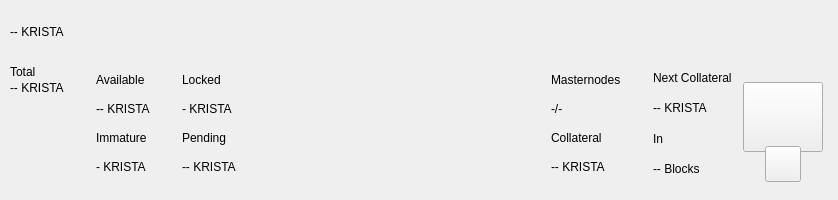
<?xml version="1.0" encoding="UTF-8"?>
<ui version="4.0">
 <class>TopBar</class>
 <widget class="QWidget" name="TopBar">
  <property name="geometry">
   <rect>
    <x>0</x>
    <y>0</y>
    <width>838</width>
    <height>200</height>
   </rect>
  </property>
  <property name="minimumSize">
   <size>
    <width>0</width>
    <height>200</height>
   </size>
  </property>
  <property name="maximumSize">
   <size>
    <width>16777215</width>
    <height>200</height>
   </size>
  </property>
  <property name="windowTitle">
   <string>Form</string>
  </property>
  <layout class="QVBoxLayout" name="verticalLayout_10" stretch="0">
   <property name="spacing">
    <number>0</number>
   </property>
   <property name="leftMargin">
    <number>0</number>
   </property>
   <property name="topMargin">
    <number>0</number>
   </property>
   <property name="rightMargin">
    <number>0</number>
   </property>
   <property name="bottomMargin">
    <number>0</number>
   </property>
   <item>
    <widget class="PFBorderImage" name="containerTop">
     <layout class="QVBoxLayout" name="verticalLayout_11">
      <property name="spacing">
       <number>0</number>
      </property>
      <property name="leftMargin">
       <number>0</number>
      </property>
      <property name="topMargin">
       <number>0</number>
      </property>
      <property name="rightMargin">
       <number>0</number>
      </property>
      <property name="bottomMargin">
       <number>0</number>
      </property>
      <item>
       <widget class="QWidget" name="top_container_2" native="true">
        <property name="minimumSize">
         <size>
          <width>0</width>
          <height>65</height>
         </size>
        </property>
        <layout class="QHBoxLayout" name="top_container">
         <property name="spacing">
          <number>0</number>
         </property>
         <property name="leftMargin">
          <number>10</number>
         </property>
         <property name="topMargin">
          <number>0</number>
         </property>
         <property name="rightMargin">
          <number>10</number>
         </property>
         <property name="bottomMargin">
          <number>0</number>
         </property>
         <item>
          <layout class="QHBoxLayout" name="horizontalLayout_4">
           <property name="spacing">
            <number>12</number>
           </property>
           <property name="rightMargin">
            <number>0</number>
           </property>
           <item alignment="Qt::AlignVCenter">
            <widget class="QWidget" name="widgetTopAmount" native="true">
             <property name="sizePolicy">
              <sizepolicy hsizetype="Preferred" vsizetype="Maximum">
               <horstretch>0</horstretch>
               <verstretch>0</verstretch>
              </sizepolicy>
             </property>
             <layout class="QHBoxLayout" name="horizontalLayout_5">
              <property name="spacing">
               <number>0</number>
              </property>
              <property name="leftMargin">
               <number>0</number>
              </property>
              <property name="topMargin">
               <number>0</number>
              </property>
              <property name="rightMargin">
               <number>0</number>
              </property>
              <property name="bottomMargin">
               <number>0</number>
              </property>
              <item alignment="Qt::AlignTop">
               <widget class="QLabel" name="labelAmountTopPiv">
                <property name="minimumSize">
                 <size>
                  <width>0</width>
                  <height>36</height>
                 </size>
                </property>
                <property name="styleSheet">
                 <string notr="true">padding:0px;margin:0px;</string>
                </property>
                <property name="text">
                 <string notr="true">-- KRISTA</string>
                </property>
               </widget>
              </item>
             </layout>
            </widget>
           </item>
           <item>
            <spacer name="horizontalSpacer">
             <property name="orientation">
              <enum>Qt::Horizontal</enum>
             </property>
             <property name="sizeHint" stdset="0">
              <size>
               <width>40</width>
               <height>20</height>
              </size>
             </property>
            </spacer>
           </item>
           <item alignment="Qt::AlignRight">
            <widget class="QWidget" name="layoutSync" native="true">
             <property name="minimumSize">
              <size>
               <width>0</width>
               <height>36</height>
              </size>
             </property>
             <property name="maximumSize">
              <size>
               <width>16777215</width>
               <height>36</height>
              </size>
             </property>
             <layout class="QVBoxLayout" name="verticalLayout_9">
              <property name="leftMargin">
               <number>0</number>
              </property>
              <property name="topMargin">
               <number>0</number>
              </property>
              <property name="rightMargin">
               <number>0</number>
              </property>
              <property name="bottomMargin">
               <number>0</number>
              </property>
              <item>
               <widget class="ExpandableButton" name="pushButtonSync" native="true">
                <property name="minimumSize">
                 <size>
                  <width>36</width>
                  <height>36</height>
                 </size>
                </property>
                <property name="maximumSize">
                 <size>
                  <width>16777215</width>
                  <height>36</height>
                 </size>
                </property>
               </widget>
              </item>
             </layout>
            </widget>
           </item>
           <item>
            <widget class="ExpandableButton" name="pushButtonHDUpgrade" native="true">
             <property name="minimumSize">
              <size>
               <width>36</width>
               <height>36</height>
              </size>
             </property>
             <property name="maximumSize">
              <size>
               <width>16777215</width>
               <height>36</height>
              </size>
             </property>
            </widget>
           </item>
           <item>
            <widget class="ExpandableButton" name="pushButtonStack" native="true">
             <property name="minimumSize">
              <size>
               <width>36</width>
               <height>36</height>
              </size>
             </property>
             <property name="maximumSize">
              <size>
               <width>16777215</width>
               <height>36</height>
              </size>
             </property>
            </widget>
           </item>
           <item>
            <widget class="ExpandableButton" name="pushButtonConf" native="true">
             <property name="minimumSize">
              <size>
               <width>36</width>
               <height>36</height>
              </size>
             </property>
             <property name="maximumSize">
              <size>
               <width>16777215</width>
               <height>36</height>
              </size>
             </property>
            </widget>
           </item>
           <item>
            <widget class="ExpandableButton" name="pushButtonMasternodes" native="true">
             <property name="minimumSize">
              <size>
               <width>36</width>
               <height>36</height>
              </size>
             </property>
             <property name="maximumSize">
              <size>
               <width>16777215</width>
               <height>36</height>
              </size>
             </property>
            </widget>
           </item>
           <item>
            <widget class="ExpandableButton" name="pushButtonConsole" native="true">
             <property name="minimumSize">
              <size>
               <width>36</width>
               <height>36</height>
              </size>
             </property>
             <property name="maximumSize">
              <size>
               <width>16777215</width>
               <height>36</height>
              </size>
             </property>
            </widget>
           </item>
           <item>
            <widget class="ExpandableButton" name="pushButtonConnection" native="true">
             <property name="minimumSize">
              <size>
               <width>36</width>
               <height>36</height>
              </size>
             </property>
             <property name="maximumSize">
              <size>
               <width>16777215</width>
               <height>36</height>
              </size>
             </property>
            </widget>
           </item>
           <item>
            <widget class="ExpandableButton" name="pushButtonTor" native="true">
             <property name="minimumSize">
              <size>
               <width>36</width>
               <height>36</height>
              </size>
             </property>
             <property name="maximumSize">
              <size>
               <width>16777215</width>
               <height>36</height>
              </size>
             </property>
            </widget>
           </item>
           <item>
            <widget class="ExpandableButton" name="pushButtonLock" native="true">
             <property name="sizePolicy">
              <sizepolicy hsizetype="Expanding" vsizetype="Expanding">
               <horstretch>0</horstretch>
               <verstretch>0</verstretch>
              </sizepolicy>
             </property>
             <property name="minimumSize">
              <size>
               <width>36</width>
               <height>0</height>
              </size>
             </property>
             <property name="maximumSize">
              <size>
               <width>16777215</width>
               <height>36</height>
              </size>
             </property>
            </widget>
           </item>
           <item>
            <widget class="ExpandableButton" name="pushButtonTheme" native="true">
             <property name="minimumSize">
              <size>
               <width>36</width>
               <height>36</height>
              </size>
             </property>
             <property name="maximumSize">
              <size>
               <width>16777215</width>
               <height>36</height>
              </size>
             </property>
            </widget>
           </item>
           <item>
            <widget class="ExpandableButton" name="pushButtonFAQ" native="true">
             <property name="minimumSize">
              <size>
               <width>36</width>
               <height>36</height>
              </size>
             </property>
             <property name="maximumSize">
              <size>
               <width>16777215</width>
               <height>36</height>
              </size>
             </property>
            </widget>
           </item>
          </layout>
         </item>
        </layout>
       </widget>
      </item>
      <item>
       <widget class="QWidget" name="bottom_container" native="true">
        <property name="minimumSize">
         <size>
          <width>0</width>
          <height>135</height>
         </size>
        </property>
        <layout class="QHBoxLayout" name="botton_container">
         <property name="leftMargin">
          <number>10</number>
         </property>
         <property name="topMargin">
          <number>0</number>
         </property>
         <property name="rightMargin">
          <number>10</number>
         </property>
         <property name="bottomMargin">
          <number>10</number>
         </property>
         <item>
          <layout class="QHBoxLayout" name="horizontalLayout_3">
           <property name="spacing">
            <number>0</number>
           </property>
           <property name="bottomMargin">
            <number>9</number>
           </property>
           <item>
            <layout class="QVBoxLayout" name="verticalLayout_7">
             <property name="spacing">
              <number>0</number>
             </property>
             <property name="leftMargin">
              <number>0</number>
             </property>
             <property name="rightMargin">
              <number>0</number>
             </property>
             <item>
              <layout class="QHBoxLayout" name="horizontalLayout_2">
               <property name="spacing">
                <number>0</number>
               </property>
               <item>
                <widget class="QWidget" name="widgetAmount" native="true">
                 <layout class="QVBoxLayout" name="verticalLayout_2">
                  <property name="spacing">
                   <number>2</number>
                  </property>
                  <property name="leftMargin">
                   <number>0</number>
                  </property>
                  <property name="topMargin">
                   <number>0</number>
                  </property>
                  <property name="rightMargin">
                   <number>0</number>
                  </property>
                  <property name="bottomMargin">
                   <number>0</number>
                  </property>
                  <item>
                   <widget class="QLabel" name="labelTitle1">
                    <property name="text">
                     <string>Total</string>
                    </property>
                   </widget>
                  </item>
                  <item>
                   <widget class="QLabel" name="labelAmountPiv">
                    <property name="text">
                     <string notr="true">-- KRISTA</string>
                    </property>
                   </widget>
                  </item>
                  <item>
                   <spacer name="verticalSpacer_Total">
                    <property name="orientation">
                     <enum>Qt::Vertical</enum>
                    </property>
                    <property name="sizeHint" stdset="0">
                     <size>
                      <width>20</width>
                      <height>40</height>
                     </size>
                    </property>
                   </spacer>
                  </item>
                 </layout>
                </widget>
               </item>
               <item>
                <layout class="QVBoxLayout" name="verticalLayout_6">
                 <property name="leftMargin">
                  <number>32</number>
                 </property>
                 <item>
                  <widget class="QLabel" name="labelTitle5">
                   <property name="text">
                    <string>Available</string>
                   </property>
                  </widget>
                 </item>
                 <item>
                  <widget class="QLabel" name="labelAvailablePiv">
                   <property name="text">
                    <string>-- KRISTA</string>
                   </property>
                  </widget>
                 </item>
                 <item>
                  <widget class="QLabel" name="labelTitle4">
                   <property name="text">
                    <string>Immature</string>
                   </property>
                  </widget>
                 </item>
                 <item>
                  <widget class="QLabel" name="labelImmaturePiv">
                   <property name="text">
                    <string notr="true">- KRISTA</string>
                   </property>
                  </widget>
                 </item>
                </layout>
               </item>
               <item>
                <layout class="QVBoxLayout" name="verticalLayout_8">
                 <property name="leftMargin">
                  <number>32</number>
                 </property>
                 <item>
                  <widget class="QLabel" name="labelTitle6">
                   <property name="text">
                    <string>Locked</string>
                   </property>
                  </widget>
                 </item>
                 <item>
                  <widget class="QLabel" name="labelLockedPiv">
                   <property name="text">
                    <string>- KRISTA</string>
                   </property>
                  </widget>
                 </item>
                 <item>
                  <widget class="QLabel" name="labelTitle3">
                   <property name="text">
                    <string>Pending</string>
                   </property>
                  </widget>
                 </item>
                 <item>
                  <widget class="QLabel" name="labelPendingPiv">
                   <property name="text">
                    <string notr="true">-- KRISTA</string>
                   </property>
                  </widget>
                 </item>
                </layout>
               </item>
              </layout>
             </item>
            </layout>
           </item>
          </layout>
         </item>
         <item>
          <spacer name="horizontalSpacer_2">
           <property name="orientation">
            <enum>Qt::Horizontal</enum>
           </property>
           <property name="sizeHint" stdset="0">
            <size>
             <width>40</width>
             <height>20</height>
            </size>
           </property>
          </spacer>
         </item>
         <item>
          <layout class="QHBoxLayout" name="horizontalLayout_6">
           <property name="spacing">
            <number>0</number>
           </property>
           <property name="rightMargin">
            <number>0</number>
           </property>
           <property name="bottomMargin">
            <number>9</number>
           </property>
           <item>
            <layout class="QVBoxLayout" name="verticalLayout_5">
             <item>
              <widget class="QLabel" name="labelMasternodesTitle">
               <property name="text">
                <string>Masternodes</string>
               </property>
              </widget>
             </item>
             <item>
              <widget class="QLabel" name="labelMasternodeCount">
               <property name="text">
                <string>-/-</string>
               </property>
              </widget>
             </item>
             <item>
              <widget class="QLabel" name="labelTitle8">
               <property name="text">
                <string>Collateral</string>
               </property>
              </widget>
             </item>
             <item>
              <widget class="QLabel" name="labelCollateralPiv">
               <property name="text">
                <string notr="true">-- KRISTA</string>
               </property>
              </widget>
             </item>
            </layout>
           </item>
           <item>
            <widget class="QWidget" name="widgetNextCollateral" native="true">
             <layout class="QVBoxLayout" name="verticalLayout_12">
              <property name="leftMargin">
               <number>32</number>
              </property>
              <property name="topMargin">
               <number>0</number>
              </property>
              <property name="rightMargin">
               <number>0</number>
              </property>
              <property name="bottomMargin">
               <number>0</number>
              </property>
              <item>
               <widget class="QLabel" name="labelNextMasternodesTitle">
                <property name="text">
                 <string>Next Collateral</string>
                </property>
               </widget>
              </item>
              <item>
               <widget class="QLabel" name="labelNextCollateralValue">
                <property name="text">
                 <string>-- KRISTA</string>
                </property>
               </widget>
              </item>
              <item>
               <widget class="QLabel" name="labelTitle9">
                <property name="text">
                 <string>In</string>
                </property>
               </widget>
              </item>
              <item>
               <widget class="QLabel" name="labelNextCollateralBlocks">
                <property name="text">
                 <string notr="true">-- Blocks</string>
                </property>
               </widget>
              </item>
             </layout>
            </widget>
           </item>
          </layout>
         </item>
         <item>
          <widget class="QWidget" name="qrContainer" native="true">
           <property name="sizePolicy">
            <sizepolicy hsizetype="Preferred" vsizetype="Minimum">
             <horstretch>0</horstretch>
             <verstretch>0</verstretch>
            </sizepolicy>
           </property>
           <property name="minimumSize">
            <size>
             <width>90</width>
             <height>110</height>
            </size>
           </property>
           <property name="maximumSize">
            <size>
             <width>90</width>
             <height>110</height>
            </size>
           </property>
           <layout class="QVBoxLayout" name="containerQR">
            <property name="spacing">
             <number>0</number>
            </property>
            <property name="leftMargin">
             <number>5</number>
            </property>
            <property name="topMargin">
             <number>10</number>
            </property>
            <property name="rightMargin">
             <number>5</number>
            </property>
            <property name="bottomMargin">
             <number>0</number>
            </property>
            <item>
             <widget class="QPushButton" name="btnQr">
              <property name="minimumSize">
               <size>
                <width>70</width>
                <height>70</height>
               </size>
              </property>
              <property name="maximumSize">
               <size>
                <width>16777215</width>
                <height>70</height>
               </size>
              </property>
              <property name="focusPolicy">
               <enum>Qt::NoFocus</enum>
              </property>
              <property name="text">
               <string/>
              </property>
              <property name="iconSize">
               <size>
                <width>70</width>
                <height>70</height>
               </size>
              </property>
             </widget>
            </item>
            <item>
             <spacer name="verticalSpacer">
              <property name="orientation">
               <enum>Qt::Vertical</enum>
              </property>
              <property name="sizeType">
               <enum>QSizePolicy::Fixed</enum>
              </property>
              <property name="sizeHint" stdset="0">
               <size>
                <width>20</width>
                <height>20</height>
               </size>
              </property>
             </spacer>
            </item>
            <item alignment="Qt::AlignHCenter|Qt::AlignBottom">
             <widget class="QPushButton" name="pushButtonQR">
              <property name="minimumSize">
               <size>
                <width>36</width>
                <height>36</height>
               </size>
              </property>
              <property name="maximumSize">
               <size>
                <width>36</width>
                <height>36</height>
               </size>
              </property>
              <property name="focusPolicy">
               <enum>Qt::NoFocus</enum>
              </property>
              <property name="text">
               <string/>
              </property>
             </widget>
            </item>
           </layout>
          </widget>
         </item>
        </layout>
       </widget>
      </item>
     </layout>
    </widget>
   </item>
  </layout>
 </widget>
 <customwidgets>
  <customwidget>
   <class>ExpandableButton</class>
   <extends>QWidget</extends>
   <header>qt/kristatech/expandablebutton.h</header>
   <container>1</container>
  </customwidget>
  <customwidget>
   <class>PFBorderImage</class>
   <extends>QFrame</extends>
   <header>qt/kristatech/pfborderimage.h</header>
   <container>1</container>
  </customwidget>
 </customwidgets>
 <resources/>
 <connections/>
</ui>
